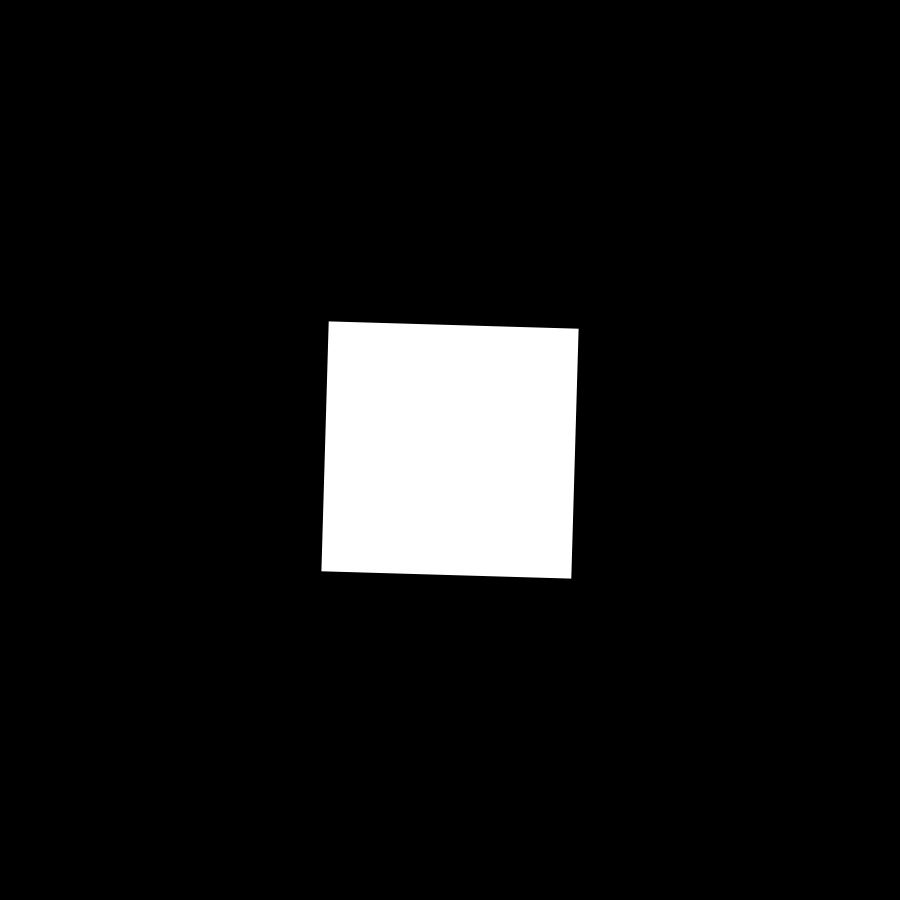
Frame 1 (no input)
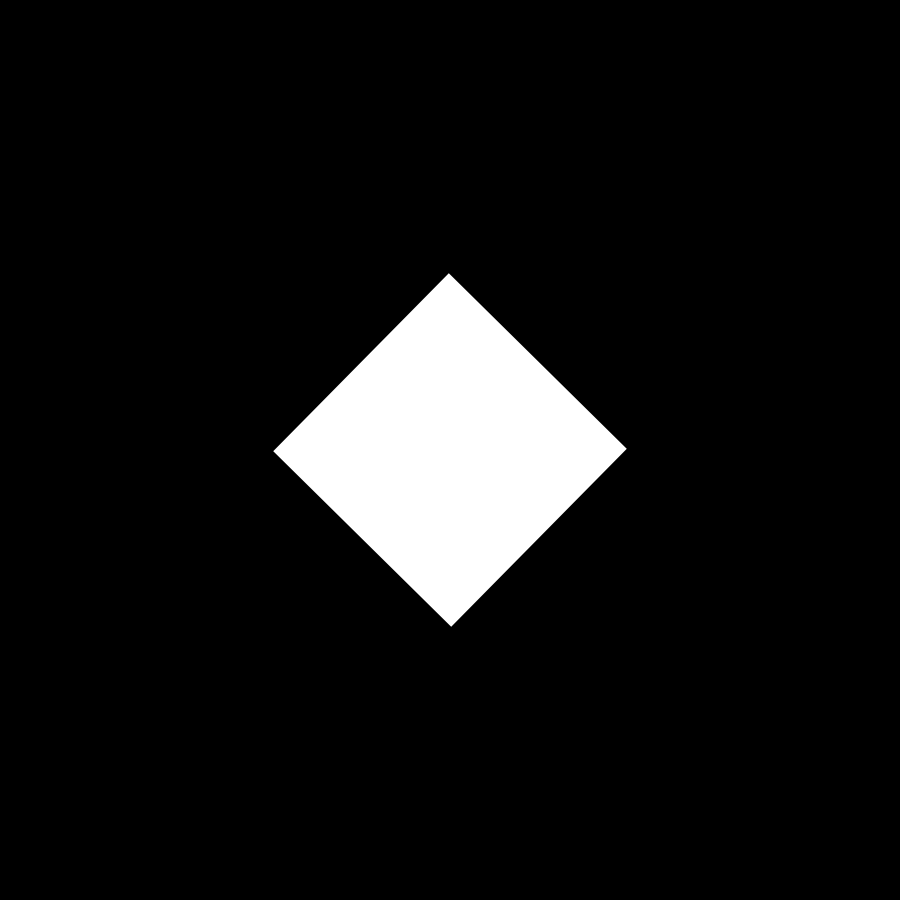
Frame 60 (the mouse pressed at the canvas centre just before this capture)
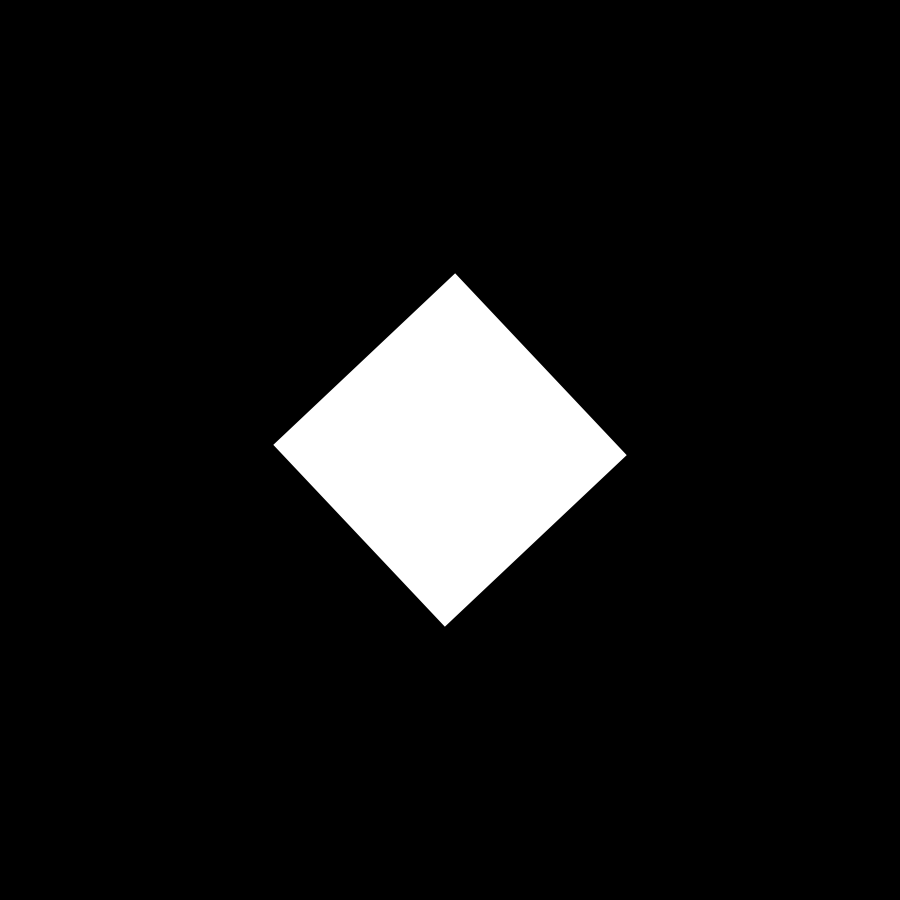
Frame 120 (the mouse held since frame 60 and released just before this capture)

The Processing sketch that drew these frames (run headless with seeded random() and noise(); from frame 60 on, the mouse is pressed at the canvas centre):

// Processing sketch: sketch_08_08_formalcontrasts
// ── sketch_08_08_formalcontrasts.pde
float angle;
float jitter;

void setup() {
  size(900, 900);
  noStroke();
  fill(255);
  rectMode(CENTER);
}

void draw() {
  background(0);

  // during even-numbered seconds (0, 2, 4, 6...)
  if (second() % 5 == 0) {  
    jitter = random(-0.1, 0.1);
  }
  angle = angle + jitter;
  float c = sin(angle);
  translate(width/2, height/2);
  rotate(c);
  rect(0, 0, 250, 250);   
}
